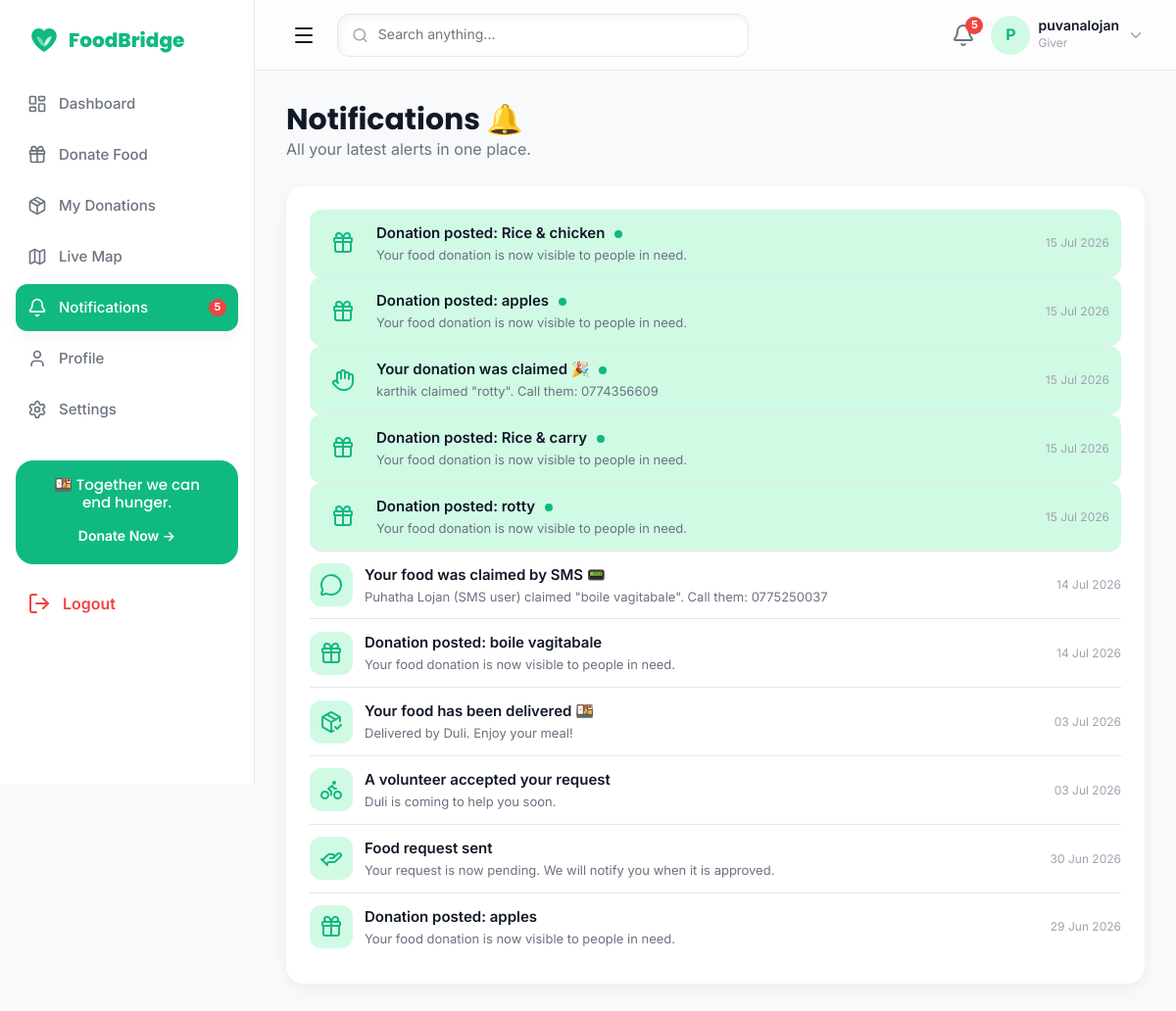
Screenshot of /notifications.php (signed in) with the database file from the repository.
### tables this page shows
CREATE TABLE `users` (
  `id` int(11) NOT NULL,
  `name` varchar(120) NOT NULL,
  `email` varchar(160) NOT NULL,
  `phone` varchar(20) NOT NULL,
  `password_hash` varchar(255) NOT NULL,
  `role` enum('admin','giver','receiver','volunteer') NOT NULL DEFAULT 'giver',
  `location` varchar(180) DEFAULT NULL,
  `latitude` decimal(10,7) DEFAULT NULL,
  `longitude` decimal(10,7) DEFAULT NULL,
  `avatar` varchar(255) DEFAULT NULL,
  `language` enum('en','ta','si') NOT NULL DEFAULT 'en',
  `status` enum('active','blocked','pending') NOT NULL DEFAULT 'active',
  `created_at` timestamp NOT NULL DEFAULT current_timestamp()
);

CREATE TABLE `notifications` (
  `id` int(11) NOT NULL,
  `user_id` int(11) NOT NULL,
  `title` varchar(160) NOT NULL,
  `body` varchar(255) DEFAULT NULL,
  `icon` varchar(40) DEFAULT 'bell',
  `is_read` tinyint(1) NOT NULL DEFAULT 0,
  `created_at` timestamp NOT NULL DEFAULT current_timestamp()
);

### includes/functions.php (called while the page is built, shortened)
<?php
function e($value): string
{
    return htmlspecialchars((string) $value, ENT_QUOTES, 'UTF-8');
}
function url(string $path = ''): string
{
    return BASE_URL . '/' . ltrim($path, '/');
}
function time_ago($datetime): string
{
    $ts = is_numeric($datetime) ? (int) $datetime : strtotime((string) $datetime);
    $diff = time() - $ts;
    return date('d M Y', $ts);
}

### includes/queries.php (called while the page is built, shortened)
<?php
function unread_notifications(int $userId): int
{
    global $conn;
    $stmt = $conn->prepare('SELECT COUNT(*) c FROM notifications WHERE user_id = ? AND is_read = 0');
    $stmt->bind_param('i', $userId);
    $stmt->execute();
    return (int) $stmt->get_result()->fetch_assoc()['c'];
}

### includes/auth.php (called while the page is built, shortened)
<?php
function is_logged_in(): bool
{
    return !empty($_SESSION['user_id']);
}
function current_user(): ?array
{
    static $cached = null;
    if ($cached !== null) {
        return $cached ?: null;
    }
    global $conn;
    $stmt = $conn->prepare('SELECT * FROM users WHERE id = ? LIMIT 1');
    $stmt->bind_param('i', $_SESSION['user_id']);
    $stmt->execute();
    $user = $stmt->get_result()->fetch_assoc();
    $cached = $user ?: false;
    return $user ?: null;
}

### notifications.php (the view, shortened to what this page needs)
<?php
require_once __DIR__ . '/includes/config.php';
require_once __DIR__ . '/includes/queries.php';
$u   = current_user();
$uid = (int) $u['id'];
$stmt = $conn->prepare('SELECT * FROM notifications WHERE user_id = ? ORDER BY created_at DESC LIMIT 100');
$stmt->bind_param('i', $uid);
$stmt->execute();
$notifications = $stmt->get_result()->fetch_all(MYSQLI_ASSOC);
require __DIR__ . '/includes/head.php';
?>
<body class="fb-has-tabbar">
<div class="fb-layout">
  <?php require __DIR__ . '/includes/sidebar.php'; ?>
  <div class="fb-main">
    <?php require __DIR__ . '/includes/topbar.php'; ?>
    <main class="fb-content fb-anim-fade">
      <div class="fb-mb-6">
        <h3 class="fb-mb-0">Notifications 🔔</h3>
        <p class="fb-text-secondary fb-mb-0">All your latest alerts in one place.</p>
      </div>
      <?php if (!$notifications): ?>
        <div class="fb-panel fb-text-center" style="padding:56px 24px;">
          <i data-lucide="bell-off" style="width:56px;height:56px;color:var(--fb-text-muted);"></i>
          <h4 class="fb-mt-4 fb-mb-2">No notifications</h4>
          <p class="fb-text-secondary fb-mb-0">When something happens, you will see it here.</p>
        </div>
      <?php else: ?>
        <div class="fb-panel">
          <?php foreach ($notifications as $n):
            $unread = ((int) $n['is_read'] === 0);
          ?>
          <div class="fb-list-item" style="<?= $unread ? 'background:var(--fb-primary-light);border-radius:12px;padding-left:12px;padding-right:12px;' : '' ?>">
            <div class="fb-list-thumb">
              <i data-lucide="<?= e($n['icon'] ?: 'bell') ?>"></i>
            </div>
            <div class="fb-list-body">
              <p class="fb-list-title">
                <?= e($n['title']) ?>
                <?php if ($unread): ?><span class="fb-dot" style="background:var(--fb-primary);width:8px;height:8px;min-width:8px;padding:0;margin-left:6px;vertical-align:middle;"></span><?php endif; ?>
              </p>
              <?php if (!empty($n['body'])): ?>
                <p class="fb-list-sub"><?= e($n['body']) ?></p>
              <?php endif; ?>
            </div>
            <span class="fb-list-meta"><?= time_ago($n['created_at']) ?></span>
          </div>
          <?php endforeach; ?>
        </div>
      <?php endif; ?>
    </main>
  </div>
</div>
</body>
</html>

### includes/topbar.php
<?php
$u = current_user();
$unread = function_exists('unread_notifications') ? unread_notifications((int) $_SESSION['user_id']) : 0;
$roleLabel = ucfirst($u['role'] ?? 'User');
?>
<header class="fb-topbar">
  <button class="fb-nav-toggle" id="fbSidebarToggle" aria-label="Open menu" style="display:inline-flex;">
    <i data-lucide="menu"></i>
  </button>
  <div class="fb-search fb-neu-search fb-flex fb-items-center fb-gap-2" style="padding:0 14px;height:44px;">
    <i data-lucide="search" style="width:18px;height:18px;color:var(--fb-text-muted);"></i>
    <input type="text" placeholder="Search anything..."
           style="border:none;background:transparent;outline:none;width:100%;font-size:14px;color:var(--fb-text);">
  </div>
  <div class="fb-flex fb-items-center fb-gap-4" style="margin-left:auto;">
    <a href="<?= url('notifications.php') ?>" class="fb-relative" aria-label="Notifications">
      <i data-lucide="bell" style="width:24px;height:24px;color:var(--fb-text-secondary);"></i>
      <?php if ($unread > 0): ?>
        <span class="fb-dot" style="position:absolute;top:-6px;right:-8px;"><?= $unread ?></span>
      <?php endif; ?>
    </a>
    <div class="fb-user-chip">
      <div class="fb-avatar fb-flex fb-items-center fb-justify-center" style="color:var(--fb-primary);font-weight:700;">
        <?= e(strtoupper(substr($u['name'] ?? 'U', 0, 1))) ?>
      </div>
      <div class="d-none d-sm-block">
        <div class="fb-fw-600" style="font-size:14px;line-height:1.1;"><?= e($u['name'] ?? 'User') ?></div>
        <div class="fb-caption"><?= e($roleLabel) ?></div>
      </div>
      <i data-lucide="chevron-down" style="width:18px;height:18px;color:var(--fb-text-muted);"></i>
    </div>
  </div>
</header>

### assets/css/theme.css (style rules this page uses)
:root { --fb-primary: #10B981; --fb-primary-hover: #059669; --fb-primary-light: #D1FAE5; --fb-bg: #F8F9FA; --fb-surface: #FFFFFF; --fb-text: #111827; --fb-text-secondary: #6B7280; --fb-text-muted: #9CA3AF; --fb-border: #E5E7EB; --fb-success: #22C55E; --fb-warning: #F59E0B; --fb-danger: #EF4444; --fb-info: #3B82F6; --fb-green-soft: #D1FAE5; --fb-orange-soft: #FEF3C7; --fb-blue-soft: #DBEAFE; --fb-purple-soft: #EDE9FE; --fb-purple: #8B5CF6; --fb-space-1: 4px; --fb-space-2: 8px; --fb-space-3: 12px; --fb-space-4: 16px; --fb-space-6: 24px; --fb-space-8: 32px; --fb-space-12: 48px; --fb-space-16: 64px; --fb-radius-sm: 8px; --fb-radius-md: 12px; --fb-radius-lg: 18px; --fb-radius-xl: 24px; --fb-radius-pill: 999px; --fb-shadow-sm: 0 5px 15px rgba(0,0,0,.05); --fb-shadow-md: 0 10px 30px rgba(0,0,0,.08); --fb-shadow-lg: 0 20px 45px rgba(0,0,0,.12); --fb-glass-bg: rgba(255,255,255,.65); --fb-glass-border: rgba(255,255,255,.35); --fb-glass-blur: 18px; --fb-neu-dark: 8px 8px 18px rgba(0,0,0,.08); --fb-neu-light: -8px -8px 18px rgba(255,255,255,.95); --fb-font-heading: 'Poppins', system-ui, -apple-system, sans-serif; --fb-font-body: 'Inter', system-ui, -apple-system, sans-serif; --fb-transition: 0.3s ease; }
* { box-sizing: border-box; }
html, body { margin: 0; padding: 0; }
body { font-family: var(--fb-font-body); font-size: 16px; font-weight: 400; color: var(--fb-text); background-color: var(--fb-bg); line-height: 1.6; -webkit-font-smoothing: antialiased; }
h1, h2, h3, h4, h5, h6 { font-family: var(--fb-font-heading); color: var(--fb-text); margin: 0 0 var(--fb-space-4); line-height: 1.2; }
h3 { font-size: 30px; font-weight: 700; }
p { margin: 0 0 var(--fb-space-4); }
a { color: var(--fb-primary); text-decoration: none; transition: color var(--fb-transition); }
.fb-caption { font-size: 12px; color: var(--fb-text-muted); }
.fb-text-secondary { color: var(--fb-text-secondary); }

### assets/css/neumorphism.css (style rules this page uses)
.fb-neu-search { background: var(--fb-surface); border-radius: var(--fb-radius-md); box-shadow: inset 3px 3px 8px rgba(0,0,0,.05), inset -3px -3px 8px rgba(255,255,255,.9); border: 1px solid var(--fb-border); }

### assets/css/components.css (style rules this page uses)
.fb-dot { display: inline-flex; align-items: center; justify-content: center; min-width: 18px; height: 18px; padding: 0 5px; font-size: 11px; font-weight: 700; color: #fff; background: var(--fb-danger); border-radius: var(--fb-radius-pill); }
.fb-list-item { display: flex; align-items: center; gap: var(--fb-space-3); padding: var(--fb-space-3) 0; border-bottom: 1px solid var(--fb-border); }
.fb-list-item:last-child { border-bottom: none; }
.fb-list-thumb { width: 44px; height: 44px; border-radius: var(--fb-radius-md); background: var(--fb-primary-light); color: var(--fb-primary); display: flex; align-items: center; justify-content: center; flex-shrink: 0; }
.fb-list-body { flex: 1; min-width: 0; }
.fb-list-title { font-weight: 600; font-size: 15px; margin: 0; }
.fb-list-sub { font-size: 13px; color: var(--fb-text-secondary); margin: 0; }
.fb-list-meta { font-size: 12px; color: var(--fb-text-muted); white-space: nowrap; }

### assets/css/layout.css (style rules this page uses)
.fb-nav-toggle { display: none; background: none; border: none; cursor: pointer; color: var(--fb-text); padding: 6px; }
.fb-layout { display: flex; min-height: 100vh; }
.fb-main { flex: 1; min-width: 0; display: flex; flex-direction: column; }
.fb-topbar { height: 72px; display: flex; align-items: center; gap: var(--fb-space-4); padding: 0 var(--fb-space-8); background: var(--fb-glass-bg); -webkit-backdrop-filter: blur(var(--fb-glass-blur)); backdrop-filter: blur(var(--fb-glass-blur)); border-bottom: 1px solid var(--fb-border); position: sticky; top: 0; z-index: 900; }
.fb-topbar .fb-search { flex: 1; max-width: 420px; }
.fb-content { padding: var(--fb-space-8); }
.fb-user-chip { display: flex; align-items: center; gap: var(--fb-space-2); cursor: pointer; }
.fb-avatar { width: 40px; height: 40px; border-radius: 50%; object-fit: cover; background: var(--fb-primary-light); }

### assets/css/dashboard.css (style rules this page uses)
.fb-panel { background: var(--fb-surface); border-radius: var(--fb-radius-lg); box-shadow: var(--fb-shadow-sm); padding: var(--fb-space-6); }

### assets/css/animations.css (style rules this page uses)
.fb-anim-fade { animation: fbFadeIn .3s ease both; }

### assets/css/utilities.css (style rules this page uses)
.fb-flex { display: flex; }
.fb-items-center { align-items: center; }
.fb-justify-center { justify-content: center; }
.fb-gap-2 { gap: var(--fb-space-2); }
.fb-gap-4 { gap: var(--fb-space-4); }
.fb-fw-600 { font-weight: 600; }
.fb-mb-6 { margin-bottom: var(--fb-space-6); }
.fb-mb-0 { margin-bottom: 0; }
.fb-relative { position: relative; }

### rows the page displays
users: name "P", name "puvanalojan", role "Giver"
notifications: title "Donation posted: Rice & chicken", is_read 0 (drawn), body "Your food donation is now visible to people in need.", created_at "15 Jul 2026"
notifications: title "Donation posted: apples", is_read 0 (drawn), body "Your food donation is now visible to people in need.", created_at "15 Jul 2026"
notifications: title "Your donation was claimed 🎉", is_read 0 (drawn), body "karthik claimed \"rotty\". Call them: 0774356609", created_at "15 Jul 2026"
notifications: title "Donation posted: Rice & carry", is_read 0 (drawn), body "Your food donation is now visible to people in need.", created_at "15 Jul 2026"
notifications: title "Donation posted: rotty", is_read 0 (drawn), body "Your food donation is now visible to people in need.", created_at "15 Jul 2026"
notifications: title "Your food was claimed by SMS 📟", body "Puhatha Lojan (SMS user) claimed \"boile vagitabale\". Call them: 0775250037", created_at "14 Jul 2026"
notifications: title "Donation posted: boile vagitabale", body "Your food donation is now visible to people in need.", created_at "14 Jul 2026"
notifications: title "Your food has been delivered 🍱", body "Delivered by Duli. Enjoy your meal!", created_at "03 Jul 2026"
notifications: title "A volunteer accepted your request", body "Duli is coming to help you soon.", created_at "03 Jul 2026"
notifications: title "Food request sent", body "Your request is now pending. We will notify you when it is approved.", created_at "30 Jun 2026"
notifications: title "Donation posted: apples", body "Your food donation is now visible to people in need.", created_at "29 Jun 2026"

### other values shown
$label "Dashboard"
$label "Donate Food"
$label "My Donations"
$label "Live Map"
$label "Notifications"
$unread "5"
$label "Profile"
$label "Settings"
